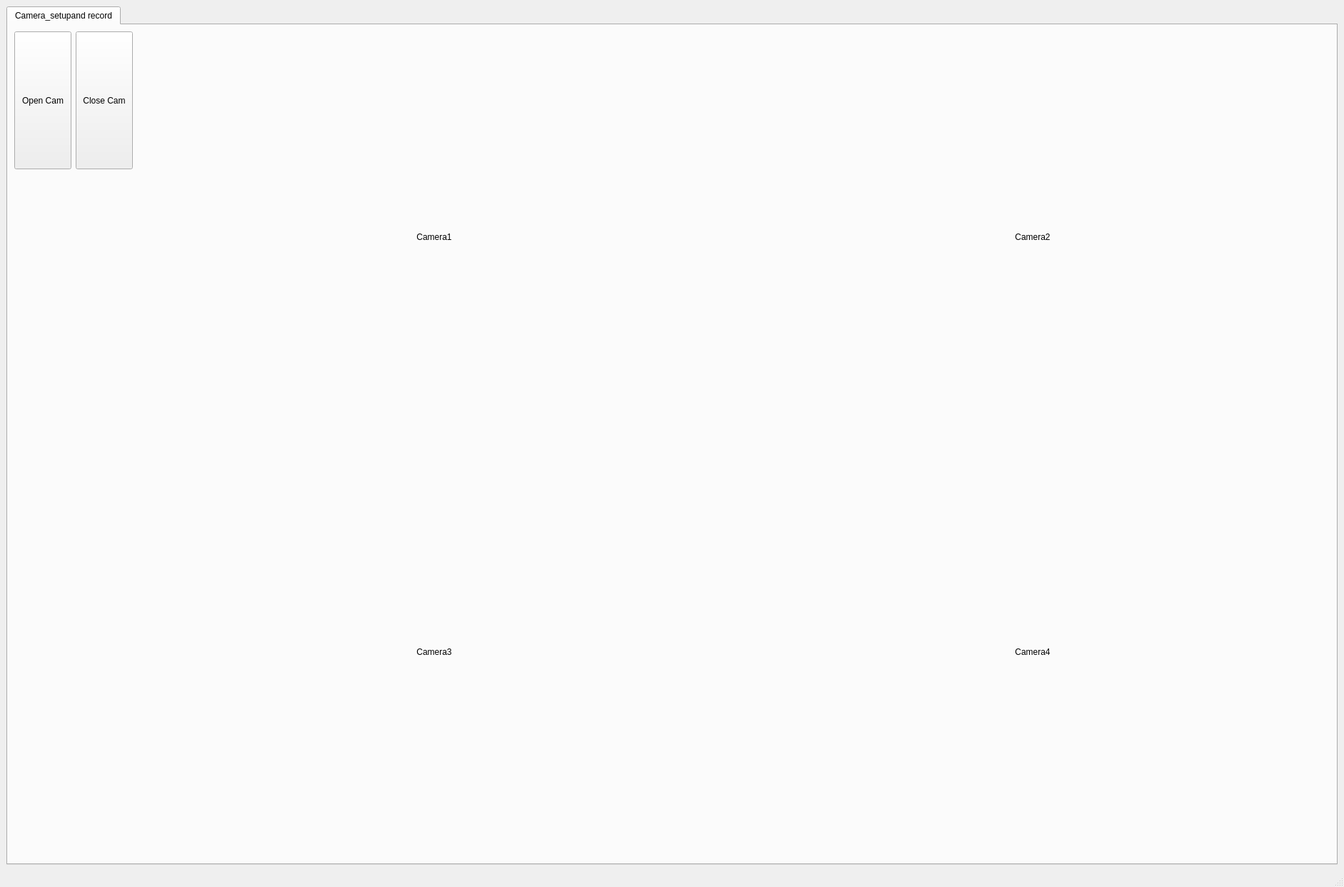
<?xml version="1.0" encoding="UTF-8"?>
<ui version="4.0">
 <class>NTKCAP</class>
 <widget class="QMainWindow" name="NTKCAP">
  <property name="geometry">
   <rect>
    <x>0</x>
    <y>0</y>
    <width>1882</width>
    <height>1242</height>
   </rect>
  </property>
  <property name="sizePolicy">
   <sizepolicy hsizetype="Expanding" vsizetype="Expanding">
    <horstretch>0</horstretch>
    <verstretch>0</verstretch>
   </sizepolicy>
  </property>
  <property name="windowTitle">
   <string>MainWindow</string>
  </property>
  <widget class="QWidget" name="centralwidget">
   <property name="sizePolicy">
    <sizepolicy hsizetype="Expanding" vsizetype="Expanding">
     <horstretch>0</horstretch>
     <verstretch>0</verstretch>
    </sizepolicy>
   </property>
   <property name="minimumSize">
    <size>
     <width>800</width>
     <height>600</height>
    </size>
   </property>
   <layout class="QHBoxLayout" name="horizontalLayout_4">
    <property name="sizeConstraint">
     <enum>QLayout::SetNoConstraint</enum>
    </property>
    <item>
     <widget class="QTabWidget" name="tabWidget">
      <property name="sizePolicy">
       <sizepolicy hsizetype="Expanding" vsizetype="Expanding">
        <horstretch>0</horstretch>
        <verstretch>0</verstretch>
       </sizepolicy>
      </property>
      <property name="minimumSize">
       <size>
        <width>800</width>
        <height>600</height>
       </size>
      </property>
      <property name="currentIndex">
       <number>0</number>
      </property>
      <widget class="QWidget" name="tab">
       <property name="sizePolicy">
        <sizepolicy hsizetype="Expanding" vsizetype="Expanding">
         <horstretch>0</horstretch>
         <verstretch>0</verstretch>
        </sizepolicy>
       </property>
       <attribute name="title">
        <string>Camera_setupand record</string>
       </attribute>
       <layout class="QHBoxLayout" name="horizontalLayout">
        <item>
         <layout class="QVBoxLayout" name="verticalLayout" stretch="1,5">
          <item>
           <layout class="QHBoxLayout" name="horizontalLayout_10">
            <item>
             <widget class="QPushButton" name="btnOpenCamera">
              <property name="sizePolicy">
               <sizepolicy hsizetype="Minimum" vsizetype="Expanding">
                <horstretch>0</horstretch>
                <verstretch>0</verstretch>
               </sizepolicy>
              </property>
              <property name="text">
               <string>Open Cam</string>
              </property>
             </widget>
            </item>
            <item>
             <widget class="QPushButton" name="btnCloseCamera">
              <property name="sizePolicy">
               <sizepolicy hsizetype="Minimum" vsizetype="Expanding">
                <horstretch>0</horstretch>
                <verstretch>0</verstretch>
               </sizepolicy>
              </property>
              <property name="text">
               <string>Close Cam</string>
              </property>
             </widget>
            </item>
           </layout>
          </item>
          <item>
           <spacer name="verticalSpacer">
            <property name="orientation">
             <enum>Qt::Vertical</enum>
            </property>
            <property name="sizeHint" stdset="0">
             <size>
              <width>20</width>
              <height>40</height>
             </size>
            </property>
           </spacer>
          </item>
         </layout>
        </item>
        <item>
         <layout class="QGridLayout" name="gridLayout">
          <item row="0" column="1">
           <widget class="QLabel" name="Camera2">
            <property name="sizePolicy">
             <sizepolicy hsizetype="Expanding" vsizetype="Expanding">
              <horstretch>0</horstretch>
              <verstretch>0</verstretch>
             </sizepolicy>
            </property>
            <property name="minimumSize">
             <size>
              <width>480</width>
              <height>270</height>
             </size>
            </property>
            <property name="text">
             <string>Camera2</string>
            </property>
            <property name="alignment">
             <set>Qt::AlignCenter</set>
            </property>
           </widget>
          </item>
          <item row="1" column="1">
           <widget class="QLabel" name="Camera4">
            <property name="sizePolicy">
             <sizepolicy hsizetype="Expanding" vsizetype="Expanding">
              <horstretch>0</horstretch>
              <verstretch>0</verstretch>
             </sizepolicy>
            </property>
            <property name="minimumSize">
             <size>
              <width>480</width>
              <height>270</height>
             </size>
            </property>
            <property name="text">
             <string>Camera4</string>
            </property>
            <property name="alignment">
             <set>Qt::AlignCenter</set>
            </property>
           </widget>
          </item>
          <item row="1" column="0">
           <widget class="QLabel" name="Camera3">
            <property name="sizePolicy">
             <sizepolicy hsizetype="Expanding" vsizetype="Expanding">
              <horstretch>0</horstretch>
              <verstretch>0</verstretch>
             </sizepolicy>
            </property>
            <property name="minimumSize">
             <size>
              <width>480</width>
              <height>270</height>
             </size>
            </property>
            <property name="text">
             <string>Camera3</string>
            </property>
            <property name="alignment">
             <set>Qt::AlignCenter</set>
            </property>
           </widget>
          </item>
          <item row="0" column="0">
           <widget class="QLabel" name="Camera1">
            <property name="sizePolicy">
             <sizepolicy hsizetype="Expanding" vsizetype="Expanding">
              <horstretch>0</horstretch>
              <verstretch>0</verstretch>
             </sizepolicy>
            </property>
            <property name="minimumSize">
             <size>
              <width>480</width>
              <height>270</height>
             </size>
            </property>
            <property name="text">
             <string>Camera1</string>
            </property>
            <property name="alignment">
             <set>Qt::AlignCenter</set>
            </property>
           </widget>
          </item>
         </layout>
        </item>
       </layout>
      </widget>
     </widget>
    </item>
   </layout>
  </widget>
  <widget class="QMenuBar" name="menubar">
   <property name="geometry">
    <rect>
     <x>0</x>
     <y>0</y>
     <width>1882</width>
     <height>21</height>
    </rect>
   </property>
  </widget>
  <widget class="QStatusBar" name="statusbar"/>
 </widget>
 <resources/>
 <connections/>
</ui>
